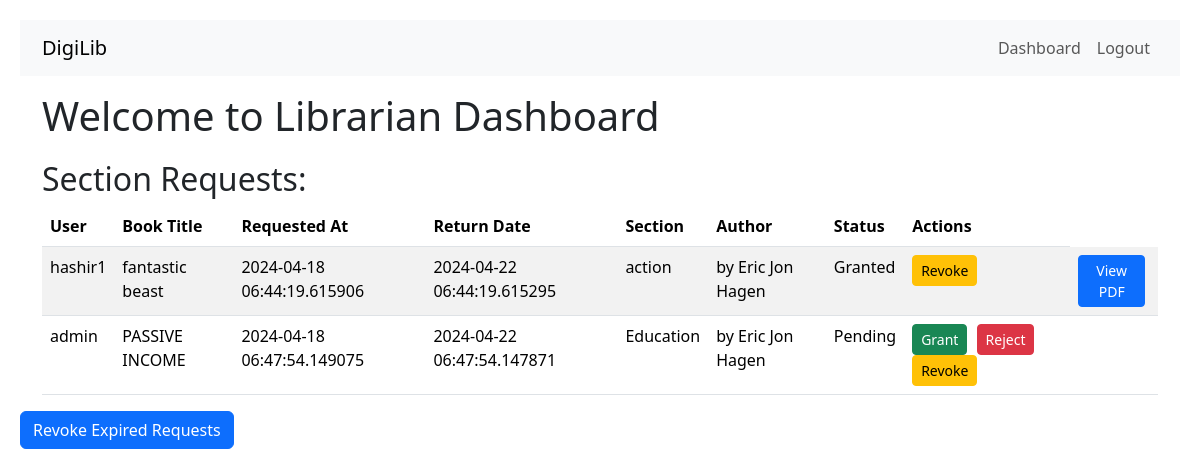
The app's page /librarian with its own data.
### models.py (models this page shows, shortened)
class Request(db.Model):
    id = db.Column(db.Integer, primary_key=True)
    user_id = db.Column(db.Integer, db.ForeignKey('user.id'), nullable=False)
    section_id = db.Column(db.Integer, db.ForeignKey('section.id'), nullable=False)
    return_date = db.Column(db.DateTime, nullable=False)
    requested_at = db.Column(db.DateTime, default=datetime.utcnow)
    granted = db.Column(db.Boolean, default=False)
    rejected = db.Column(db.Boolean, default=False)
    revoked = db.Column(db.Boolean, default=False)
    image_path = db.Column(db.String)
    user = db.relationship("User", back_populates="requests")
    section = db.relationship("Section", back_populates="requests")

class User(db.Model):
    id = db.Column(db.Integer, primary_key=True)
    username = db.Column(db.String(32), unique=True, nullable=False)
    passhash = db.Column(db.String(512), nullable=False)
    name = db.Column(db.String(64), nullable=True)
    is_admin = db.Column(db.Boolean, nullable=False, default=False)
    requests = db.relationship("Request", back_populates="user")
    feedbacks = db.relationship("Feedback", back_populates="user")
    @property
    def password(self):
        raise AttributeError('password is not a readable attribute')

class Section(db.Model):
    id = db.Column(db.Integer, primary_key=True)
    title = db.Column(db.String(100), nullable=True)
    section = db.Column(db.String(100), nullable=True)
    description = db.Column(db.String(255), nullable=False)
    date_created = db.Column(db.Date, nullable=False)
    author=db.Column(db.String(100), nullable=False)
    category_id = db.Column(db.Integer, db.ForeignKey('category.id'), nullable=True)
    category = db.relationship('Category', backref=db.backref('section', lazy=True))
    pdf_path = db.Column(db.String(255), nullable=True)
    image_path = db.Column(db.String)
    requests = db.relationship("Request", back_populates="section")
    feedbacks = db.relationship("Feedback", back_populates="section")

### routes.py (the view)
@app.route('/librarian')
def librarian():
    requests = Request.query.all()
    return render_template('librarian.html', requests=requests)

### templates/librarian.html (shortened to what this page needs)
<!DOCTYPE html>
<html lang="en">
<head>
    <link href="https://cdn.jsdelivr.net/npm/bootstrap@5.3.3/dist/css/bootstrap.min.css" rel="stylesheet"
>
    <link rel="stylesheet" type="text/css" href="{{ url_for('static', filename='style.css') }}">
</head>
<body>
    <nav class="navbar navbar-expand-lg navbar-light bg-light">
        <div class="container">
            <a class="navbar-brand" href="/">DigiLib</a>
            <div class="collapse navbar-collapse" id="navbarNavDropdown">
                <ul class="navbar-nav">
                    <li class="nav-item">
                        <a class="nav-link" href="/admin">Dashboard</a>
                    <li class="nav-item">
                        <a class="nav-link" href="/login">Logout</a>
                    </li>
                    </li>
                </ul>
            </div>
        </div>
    </nav>
</head>
<body>
    <div class="container">
        <h1 class="mt-3">Welcome to Librarian Dashboard</h1>
        <h2>Section Requests:</h2>
        <div class="table-responsive">
            <table class="table table-striped">
                <thead>
                    <tr>
                        <th>User</th>
                        <th>Book Title</th>
                        <th>Requested At</th>
                        <th>Return Date</th>
                        <th>Section</th>
                        <th>Author</th>
                        <th>Status</th>
                        <th>Actions</th>
                    </tr>
                </thead>
                <tbody>
                    {% for request in requests %}
                    <tr>
                        <td>{{ request.user.username }}</td>
                        <td>{{ request.section.title }}</td>
                        <td>{{ request.requested_at }}</td>
                        <td>{{ request.return_date }}</td>
                        <td>{{ request.section.section }}</td>
                        <td>{{ request.section.author }}</td>
                        <td>{% if request.granted %}Granted{% elif request.rejected %}Rejected{% elif
                            request.revoked %}Revoked{% else %}Pending{% endif %}</td>
                        <td>
                            {% if not request.granted and not request.rejected and not request.revoked %}
                            <form action="{{ url_for('grant_request', request_id=request.id) }}" method="post"
                                style="display: inline;">
                                <button class="btn btn-success btn-sm" type="submit">Grant</button>
                            </form>
                            <form action="{{ url_for('reject_request', request_id=request.id) }}" method="post"
                                style="display: inline;">
                                <button class="btn btn-danger btn-sm" type="submit">Reject</button>
                            </form>
                            {% endif %}
                            <form action="{{ url_for('revoke_request', request_id=request.id) }}" method="post"
                                style="display: inline;">
                                <button class="btn btn-warning btn-sm" type="submit">Revoke</button>
                            </form>
                            <td>
                                {% if request.granted %}
                                <a class="btn btn-primary btn-sm"
                                   href="{{ url_for('serve_pdf', filename=request.section.pdf_path) }}"
                                   target="_blank">View PDF</a>
                                {% endif %}
                            </td>
                        </td>
                    </tr>
                    {% endfor %}
                </tbody>
            </table>
        </div>
    </div>
    <form action="{{ url_for('auto_revoke_expired_requests') }}" method="post">
        <button class="btn btn-primary" type="submit">Revoke Expired Requests</button>
    </form>
</body>
</html>

### templates/librarian.html (style rules this page uses)
body { padding: 20px; }
h1 { margin-bottom: 20px; }
.btn { margin-right: 5px; }

### records on screen
Request: user.username "hashir1", section "fantastic beast", requested_at "2024-04-18 06:44:19.615906", return_date "2024-04-22 06:44:19.615295", section.section "action", section.author "by Eric Jon Hagen", granted "Granted"
Request: user.username "admin", section "PASSIVE INCOME", requested_at "2024-04-18 06:47:54.149075", return_date "2024-04-22 06:47:54.147871", section.section "Education", section.author "by Eric Jon Hagen", granted "Pending"
